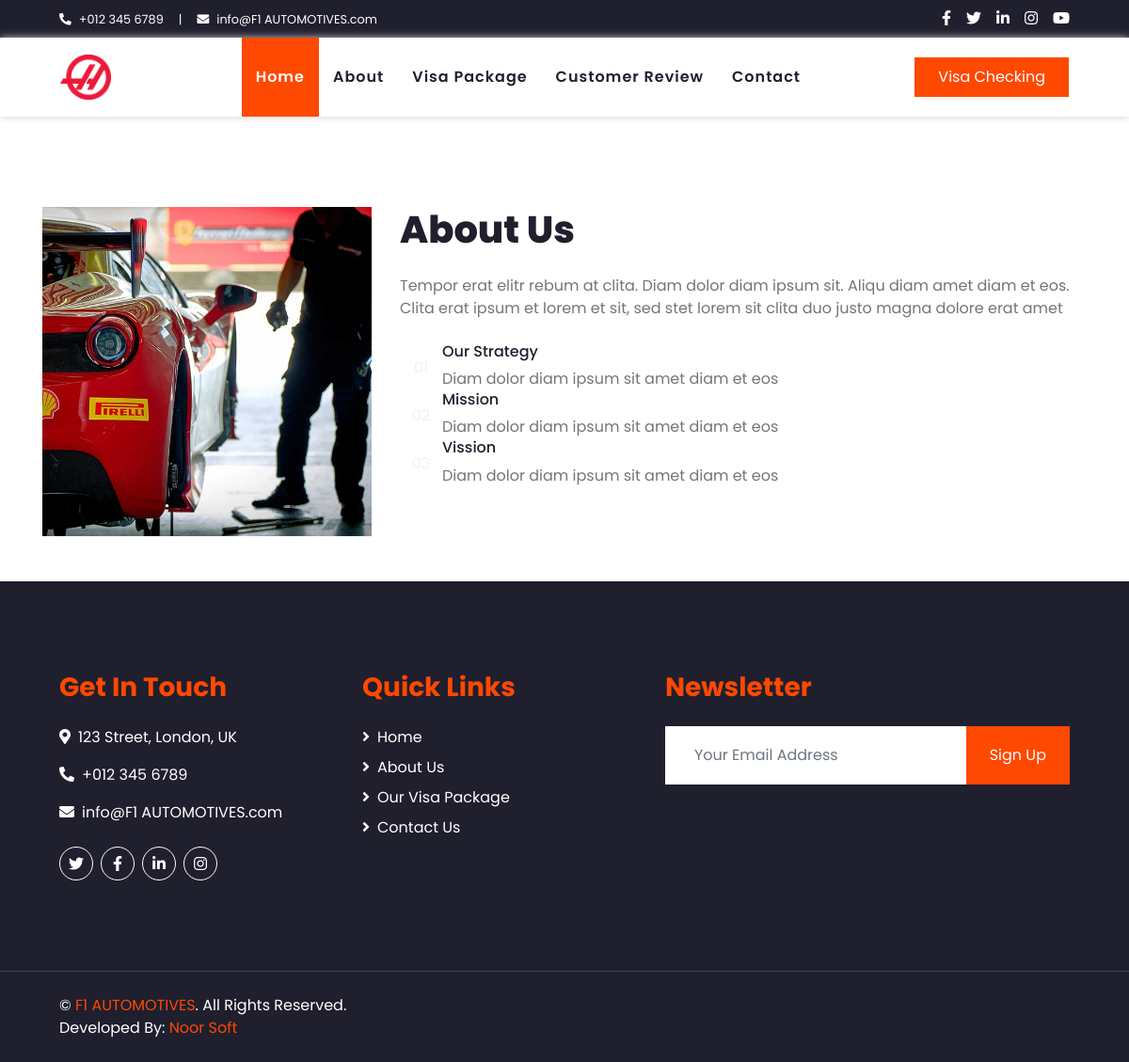
Page /page.php?id=1 on the earlier database version.
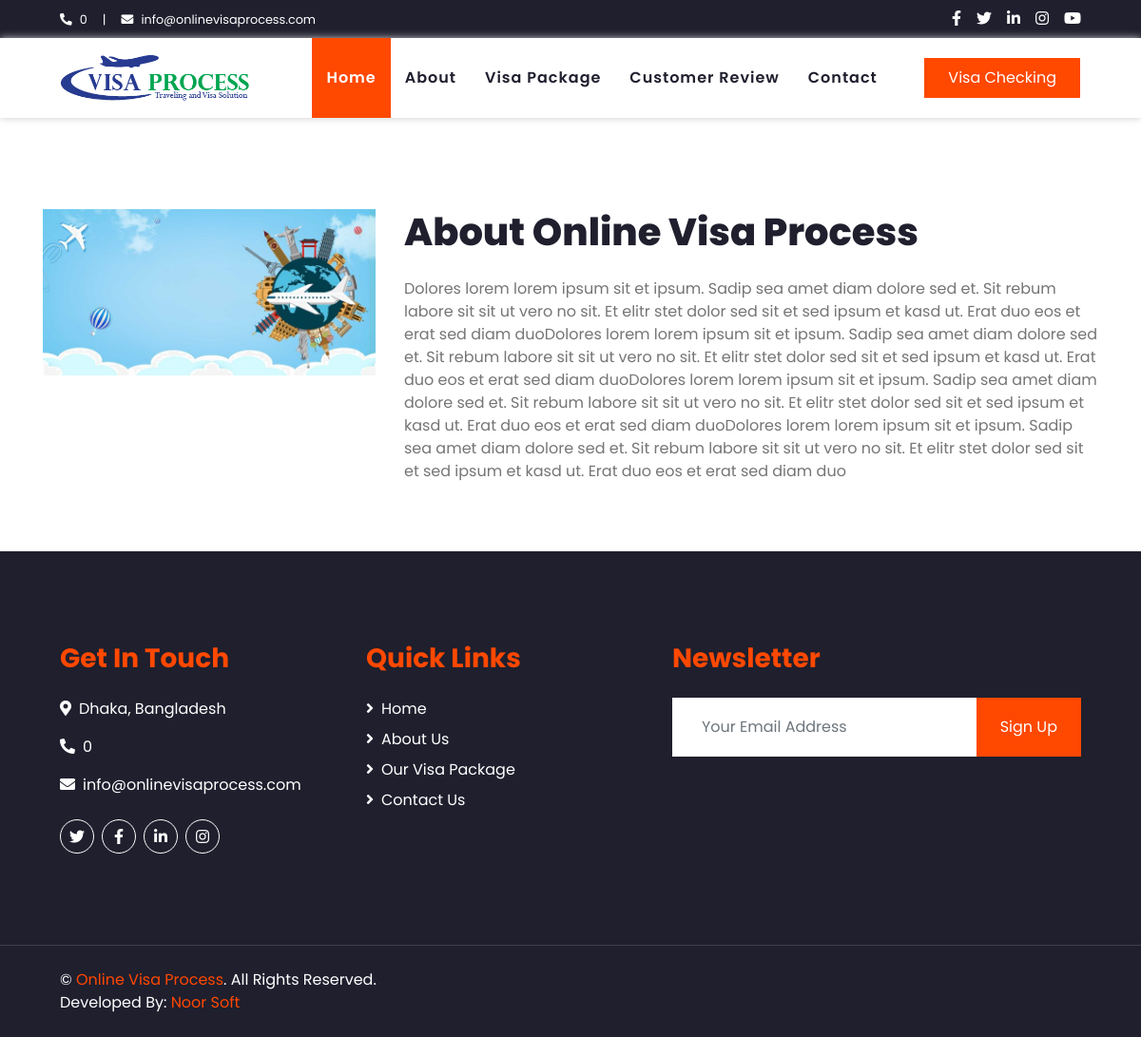
Same page on the later database version.
### tables this page shows
CREATE TABLE `tbl_client` (
  `id` int(11) NOT NULL,
  `institute` varchar(120) NOT NULL,
  `tagline` varchar(250) NOT NULL,
  `address` varchar(250) NOT NULL,
  `mobile` varchar(50) NOT NULL,
  `phone` varchar(20) NOT NULL,
  `email` varchar(64) NOT NULL,
  `web` varchar(100) NOT NULL,
  `t_ime` varchar(50) NOT NULL,
  `featured_video` int(11) NOT NULL,
  `google_map` text NOT NULL,
  `face_book` varchar(100) NOT NULL,
  `you_tube` varchar(100) NOT NULL,
  `owner` varchar(150) NOT NULL,
  `logo` varchar(100) NOT NULL,
  `language` int(11) NOT NULL,
  `version` int(11) NOT NULL,
  `status` varchar(67) NOT NULL,
  `created` date NOT NULL,
  `extension` date NOT NULL,
  `expire` date NOT NULL,
  `smstoken` varchar(120) NOT NULL,
  `package` varchar(25) NOT NULL,
  `fee` int(11) NOT NULL
);

CREATE TABLE `tbl_page` (
  `id` int(11) NOT NULL,
  `menu` varchar(100) NOT NULL,
  `title` varchar(250) NOT NULL,
  `contants` text NOT NULL,
  `photo` varchar(200) NOT NULL,
  `attachment` varchar(200) NOT NULL,
  `album_id` int(11) NOT NULL,
  `meta` text NOT NULL,
  `keywords` text NOT NULL,
  `hits` int(11) NOT NULL,
  `status` varchar(50) NOT NULL DEFAULT '''Published''',
  `created` date NOT NULL
);

### config.php (called while the page is built, shortened)
<?php
$conn = mysqli_connect(DB_SERVER, DB_USERNAME, DB_PASSWORD, DB_NAME);
	$sql= mysqli_query($conn,"SELECT * FROM tbl_client limit 1");
	$siteid = mysqli_fetch_assoc($sql);
	$institute		=$siteid["institute"];
	$address		=$siteid["address"];
	$mobile			=$siteid["mobile"];
	$email			=$siteid["email"];
	$logo			=$siteid["logo"];
?>

### web/page.php (the view, shortened to what the changed rows need)
<?php include('../config.php');
	$page_id = mysqli_real_escape_string($conn, $_GET['id']);
	$sql = mysqli_prepare($conn, "SELECT * FROM tbl_page WHERE id = ?");
	mysqli_stmt_bind_param($sql, "i", $page_id);
	mysqli_stmt_execute($sql);
	$result = mysqli_stmt_get_result($sql);
	$page = mysqli_fetch_assoc($result);
include('header.php');?>
    <div class="container-fluid py-5 mt-5">
        <div class="container">
            <div class="row ">
                <div class="col-lg-4 pb-4 pb-lg-0">
                    <img class="img-fluid w-100" src="../uploads/<?php echo $page['photo']; ?>" alt="">
                </div>
                <div class="col-lg-8">
                    <h1 class="mb-4"><?php echo $page['title']; ?></h1>
                    <p class="mb-4">   <?php echo $page['contants']; ?> </p>
                </div>
            </div>
        </div>
    </div>
 <?php include('footer.php');?>

### web/header.php (shortened to what the changed rows need)
<!DOCTYPE html>
<html lang="en">
<head>
    <link href="https://cdnjs.cloudflare.com/ajax/libs/font-awesome/5.10.0/css/all.min.css" rel="stylesheet">
    <link href="lib/owlcarousel/assets/owl.carousel.min.css" rel="stylesheet">
    <link href="css/style.css" rel="stylesheet">
</head>
<body>
    <div class="container-fluid bg-dark">
        <div class="row py-2 px-lg-5">
            <div class="col-lg-6 text-center text-lg-left mb-2 mb-lg-0">
                <div class="d-inline-flex align-items-center text-white">
                    <small><i class="fa fa-phone-alt mr-2"></i><?php echo $mobile;?></small>
                    <small class="px-3">|</small>
                    <small><i class="fa fa-envelope mr-2"></i><?php echo $email;?></small>
                </div>
            </div>
        </div>
    </div>
    <div class="container-fluid p-0">
        <nav class="navbar navbar-expand-lg bg-light navbar-light py-3 py-lg-0 px-lg-5">
            <a href="index.php" class="navbar-brand ml-lg-3">
<img src="../uploads/<?php echo $logo;?>" style=" height: 48px; "/>
            </a>
        </nav>
    </div>

### web/footer.php (shortened to what the changed rows need)
    <div class="container-fluid bg-dark text-white   py-5 px-sm-3 px-md-5">
        <div class="container">
        <div class="row pt-5">
            <div class="col-lg-7 col-md-6">
                <div class="row">
                    <div class="col-md-6 mb-5">
                        <h3 class="text-primary mb-4">Get In Touch</h3>
                        <p><i class="fa fa-map-marker-alt mr-2"></i><?php echo $address;?></p>
                        <p><i class="fa fa-phone-alt mr-2"></i><?php echo $mobile;?></p>
                        <p><i class="fa fa-envelope mr-2"></i><?php echo $email;?></p>
                        <div class="d-flex justify-content-start mt-4">
                            <a class="btn btn-outline-light btn-social mr-2" href="#"><i class="fab fa-twitter"></i></a>
                            <a class="btn btn-outline-light btn-social mr-2" href="#"><i class="fab fa-facebook-f"></i></a>
                            <a class="btn btn-outline-light btn-social mr-2" href="#"><i class="fab fa-linkedin-in"></i></a>
                            <a class="btn btn-outline-light btn-social" href="#"><i class="fab fa-instagram"></i></a>
                        </div>
                    </div>
                </div>
            </div>
        </div>
    </div>
    </div>
    <div class="container-fluid bg-dark text-white border-top py-4 px-sm-3 px-md-5" style="border-color: #3E3E4E !important;">
         <div class="container">
	  <div class="row">
            <div class="col-lg-6 text-center text-md-left mb-3 mb-md-0">
                <p class="m-0 text-white">&copy; <a href="#"><?php echo $institute;?></a>. All Rights Reserved.
                <br>Developed By: <a href="https://noorsoftbd.com" target="_blank">Noor Soft</a>
                </p>
            </div>
        </div>
        </div>
    </div>
</body>
</html>

Differences in the rows shown:
changed tbl_client: mobile "+012 345 6789" → "0"; email "info@F1 AUTOMOTIVES.com" → "info@onlinevisaprocess.com"; logo: a different picture; address "123 Street, London, UK" → "Dhaka, Bangladesh"; institute "F1 AUTOMOTIVES" → "Online Visa Process"
changed tbl_page: photo: a different picture; title "About Us" → "About Online Visa Process"; contants "Tempor erat elitr rebum at clita. Diam dolor diam ipsum sit. Aliqu diam amet diam et eos. Clita erat ipsum et lorem et sit, sed stet lorem sit clita duo justo magna dolore erat amet Our Strategy Diam dolor diam ipsum sit amet diam et eos Mission Diam dolor diam ipsum sit amet diam et eos Vission Diam dolor diam ipsum sit amet diam et eos" → "Dolores lorem lorem ipsum sit et ipsum. Sadip sea amet diam dolore sed et. Sit rebum labore sit sit ut vero no sit. Et elitr stet dolor sed sit et sed ipsum et kasd ut. Erat duo eos et erat sed diam duoDolores lorem lorem ipsum sit et ipsum. Sadip sea amet diam dolore sed et. Sit rebum labore sit sit ut vero no sit. Et elitr stet dolor sed sit et sed ipsum et kasd ut. Erat duo eos et erat sed diam duoDolores lorem lorem ipsum sit et ipsum. Sadip sea amet diam dolore sed et. Sit rebum labore sit sit ut vero no sit. Et elitr stet dolor sed sit et sed ipsum et kasd ut. Erat duo eos et erat sed diam duoDolores lorem lorem ipsum sit et ipsum. Sadip sea amet diam dolore sed et. Sit rebum labore…"
